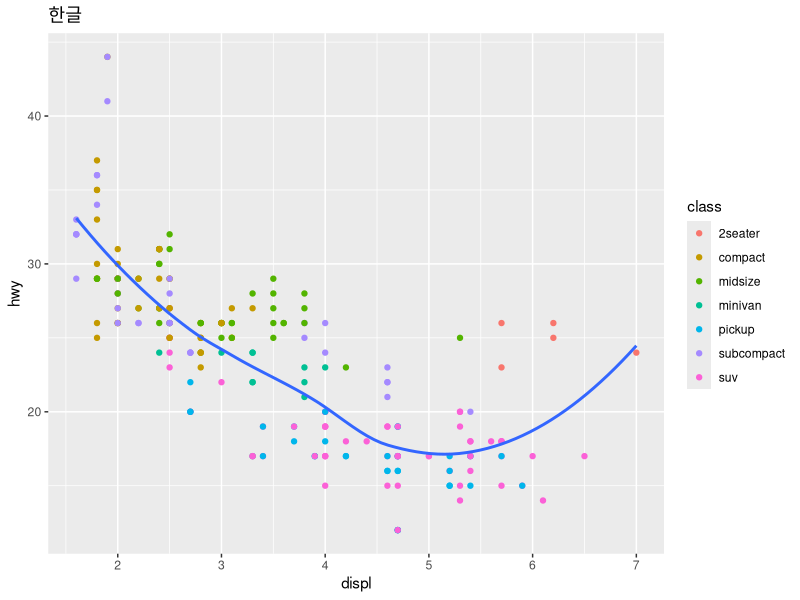
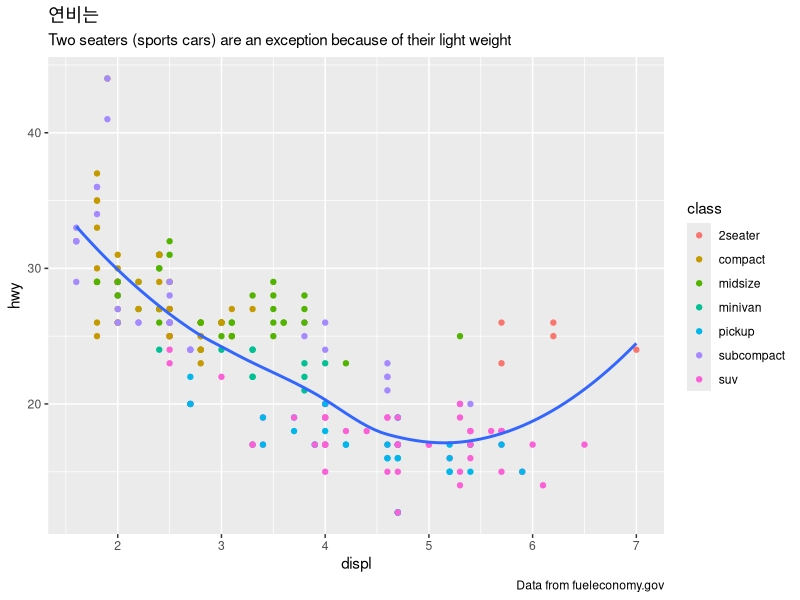
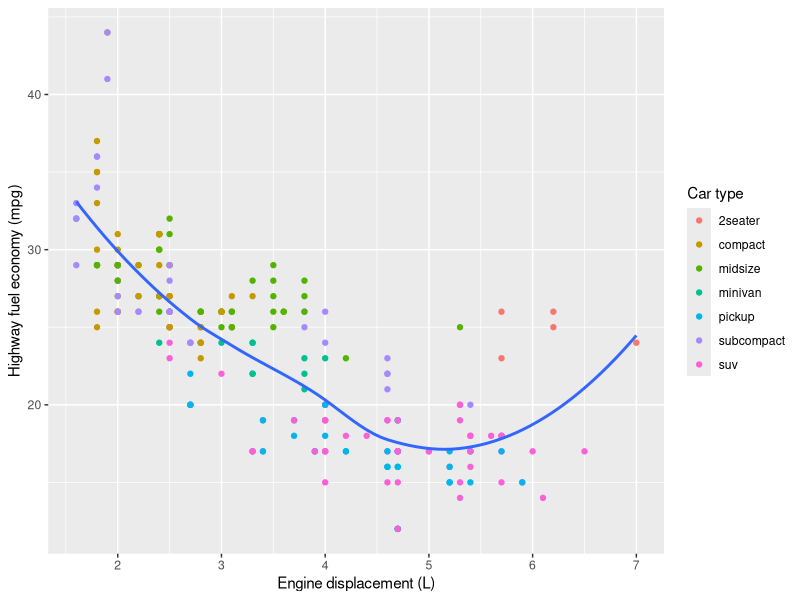
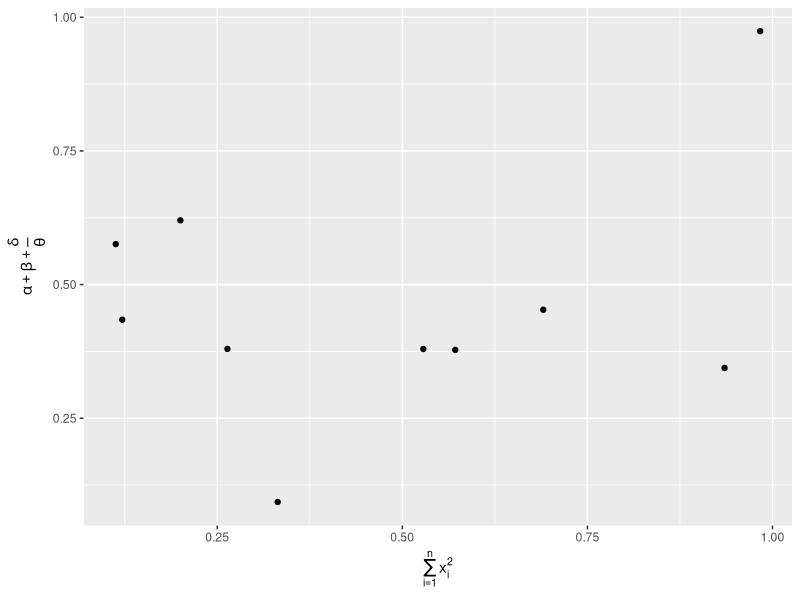
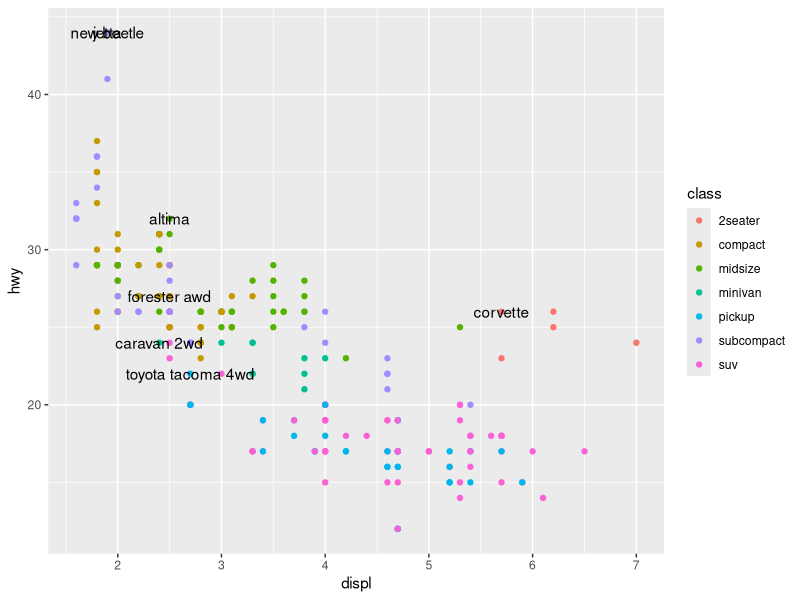
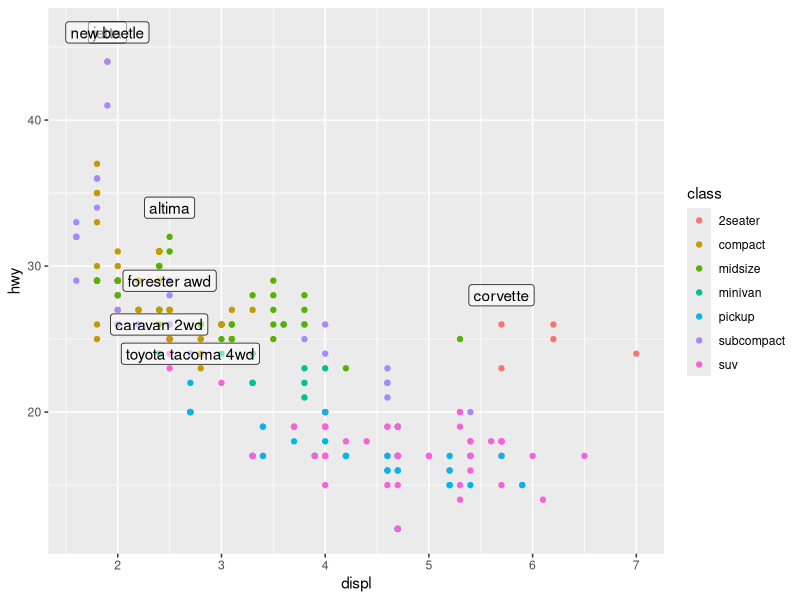
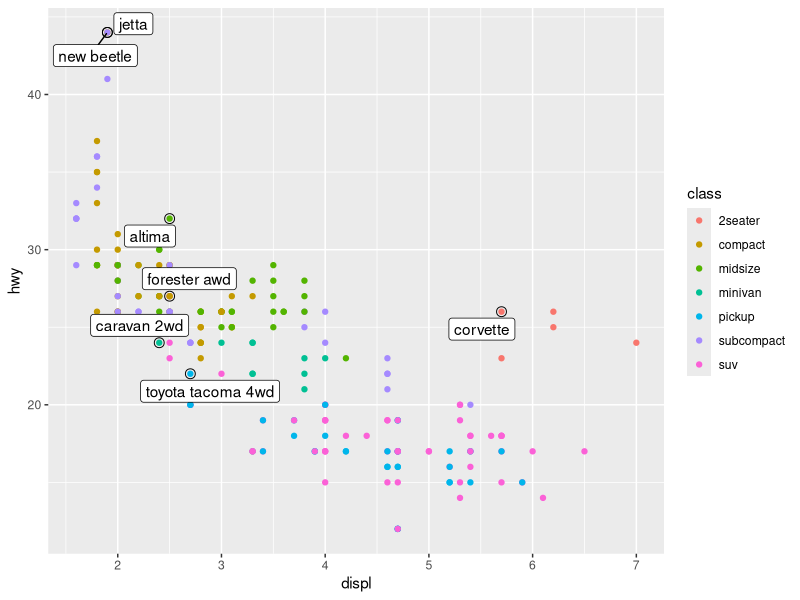
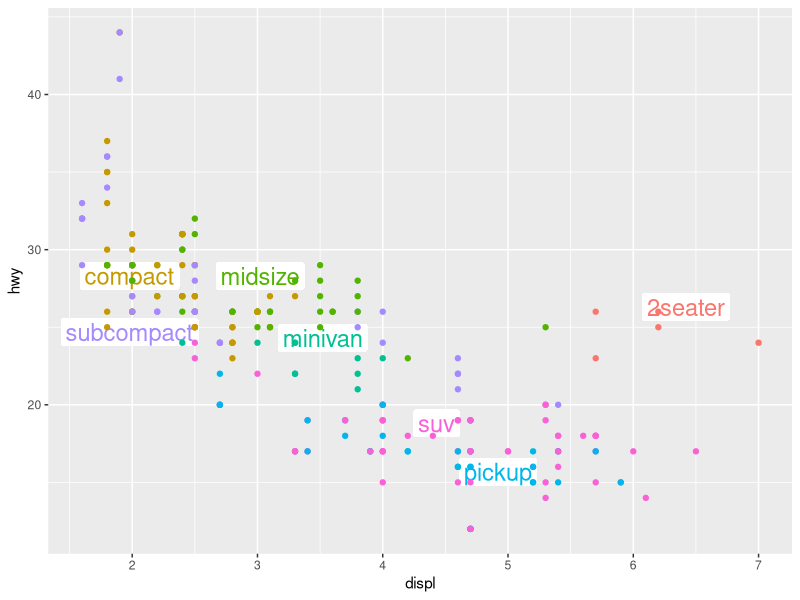

Reproduce these figures in R, in order. (Note: this script raises an error after producing the figures.)
## ---- chunk 1
library(tidyverse)
## ---- chunk 2
ggplot(mpg, aes(displ, hwy)) +
  geom_point(aes(color = class)) +
  geom_smooth(se = FALSE) +
  labs(title = "한글")
## ---- chunk 3
ggplot(mpg, aes(displ, hwy)) +
  geom_point(aes(color = class)) +
  geom_smooth(se = FALSE) +
  labs(
    title = "연비는 ",
    subtitle = "Two seaters (sports cars) are an exception because of their light weight",
    caption = "Data from fueleconomy.gov"
  )
## ---- chunk 4
ggplot(mpg, aes(displ, hwy)) +
  geom_point(aes(colour = class)) +
  geom_smooth(se = FALSE) +
  labs(
    x = "Engine displacement (L)",
    y = "Highway fuel economy (mpg)",
    colour = "Car type"
  )
## ---- chunk 5
df <- tibble(
  x = runif(10),
  y = runif(10)
)
ggplot(df, aes(x, y)) +
  geom_point() +
  labs(
    x = quote(sum(x[i] ^ 2, i == 1, n)),
    y = quote(alpha + beta + frac(delta, theta))
  )
## ---- chunk 6
best_in_class <- mpg %>%
  group_by(class) %>%
  filter(row_number(desc(hwy)) == 1)

ggplot(mpg, aes(displ, hwy)) +
  geom_point(aes(colour = class)) +
  geom_text(aes(label = model), data = best_in_class)
## ---- chunk 7
ggplot(mpg, aes(displ, hwy)) +
  geom_point(aes(colour = class)) +
  geom_label(aes(label = model), data = best_in_class, nudge_y = 2, alpha = 0.5)
## ---- chunk 8
ggplot(mpg, aes(displ, hwy)) +
  geom_point(aes(colour = class)) +
  geom_point(size = 3, shape = 1, data = best_in_class) +
  ggrepel::geom_label_repel(aes(label = model), data = best_in_class)
## ---- chunk 9
class_avg <- mpg %>%
  group_by(class) %>%
  summarise(
    displ = median(displ),
    hwy = median(hwy)
  )

ggplot(mpg, aes(displ, hwy, colour = class)) +
  ggrepel::geom_label_repel(aes(label = class),
    data = class_avg,
    size = 6,
    label.size = 0,
    segment.color = NA
  ) +
  geom_point() +
  theme(legend.position = "none")
## ---- chunk 10
label <- mpg %>%
  summarise(
    displ = max(displ),
    hwy = max(hwy),
    label = "Increasing engine size is \nrelated to decreasing fuel economy."
  )

ggplot(mpg, aes(displ, hwy)) +
  geom_point() +
  geom_text(aes(label = label), data = label, vjust = "top", hjust = "right")
## ---- chunk 11
label <- tibble(
  displ = Inf,
  hwy = Inf,
  label = "Increasing engine size is \nrelated to decreasing fuel economy."
)

ggplot(mpg, aes(displ, hwy)) +
  geom_point() +
  geom_text(aes(label = label), data = label, vjust = "top", hjust = "right")
## ---- chunk 12
"Increasing engine size is related to decreasing fuel economy." %>%
  stringr::str_wrap(width = 40) %>%
  writeLines()
## ---- chunk 13
vjust <- c(bottom = 0, center = 0.5, top = 1)
hjust <- c(left = 0, center = 0.5, right = 1)

df <- tidyr::crossing(hj = names(hjust), vj = names(vjust)) %>%
  mutate(
    y = vjust[vj],
    x = hjust[hj],
    label = paste0("hjust = '", hj, "'\n", "vjust = '", vj, "'")
  )

ggplot(df, aes(x, y)) +
  geom_point(colour = "grey70", size = 5) +
  geom_point(size = 0.5, colour = "red") +
  geom_text(aes(label = label, hjust = hj, vjust = vj), size = 4) +
  labs(x = NULL, y = NULL) 
## ---- chunk 14
ggplot(mpg, aes(displ, hwy)) +
  geom_point(aes(colour = class))
## ---- chunk 15
ggplot(mpg, aes(displ, hwy)) +
  geom_point(aes(colour = class)) +
  scale_x_continuous() +
  scale_y_continuous() +
  scale_colour_discrete()
## ---- chunk 16
ggplot(mpg, aes(displ, hwy)) +
  geom_point() +
  scale_y_continuous(breaks = seq(15, 40, by = 5))
## ---- chunk 17
ggplot(mpg, aes(displ, hwy)) +
  geom_point() +
  scale_x_continuous(labels = NULL) +
  scale_y_continuous(labels = NULL)
## ---- chunk 18
presidential %>%
  mutate(id = 33 + row_number()) %>%
  ggplot(aes(start, id)) +
    geom_point() +
    geom_segment(aes(xend = end, yend = id)) +
    scale_x_date(NULL, breaks = presidential$start, date_labels = "'%y")
## ---- chunk 19
base <- ggplot(mpg, aes(displ, hwy)) +
  geom_point(aes(colour = class))

base + theme(legend.position = "left")
base + theme(legend.position = "top")
base + theme(legend.position = "bottom")
base + theme(legend.position = "right") # the default
## ---- chunk 20
ggplot(mpg, aes(displ, hwy)) +
  geom_point(aes(colour = class)) +
  geom_smooth(se = FALSE) +
  theme(legend.position = "bottom") +
  guides(colour = guide_legend(nrow = 1, override.aes = list(size = 4)))
## ---- chunk 21
ggplot(diamonds, aes(carat, price)) +
  geom_bin2d()

ggplot(diamonds, aes(log10(carat), log10(price))) +
  geom_bin2d()
## ---- chunk 22
ggplot(diamonds, aes(carat, price)) +
  geom_bin2d() + 
  scale_x_log10() + 
  scale_y_log10()
## ---- chunk 23
ggplot(mpg, aes(displ, hwy)) +
  geom_point(aes(color = drv))

ggplot(mpg, aes(displ, hwy)) +
  geom_point(aes(color = drv)) +
  scale_colour_brewer(palette = "Set1")
## ---- chunk 24
ggplot(mpg, aes(displ, hwy)) +
  geom_point(aes(color = drv, shape = drv)) +
  scale_colour_brewer(palette = "Set1")
## ---- chunk 25
par(mar = c(0, 3, 0, 0))
RColorBrewer::display.brewer.all()
## ---- chunk 26
presidential %>%
  mutate(id = 33 + row_number()) %>%
  ggplot(aes(start, id, colour = party)) +
    geom_point() +
    geom_segment(aes(xend = end, yend = id)) +
    scale_colour_manual(values = c(Republican = "red", Democratic = "blue"))
## ---- chunk 27
df <- tibble(
  x = rnorm(10000),
  y = rnorm(10000)
)
ggplot(df, aes(x, y)) +
  geom_hex() +
  coord_fixed()

ggplot(df, aes(x, y)) +
  geom_hex() +
  viridis::scale_fill_viridis() +
  coord_fixed()
## ---- chunk 28
    ggplot(df, aes(x, y)) +
      geom_hex() +
      scale_colour_gradient(low = "white", high = "red") +
      coord_fixed()
## ---- chunk 29
    ggplot(diamonds, aes(carat, price)) +
      geom_point(aes(colour = cut), alpha = 1/20)
## ---- chunk 30
ggplot(mpg, mapping = aes(displ, hwy)) +
  geom_point(aes(color = class)) +
  geom_smooth() +
  coord_cartesian(xlim = c(5, 7), ylim = c(10, 30))

mpg %>%
  filter(displ >= 5, displ <= 7, hwy >= 10, hwy <= 30) %>%
  ggplot(aes(displ, hwy)) +
  geom_point(aes(color = class)) +
  geom_smooth()
## ---- chunk 31
suv <- mpg %>% filter(class == "suv")
compact <- mpg %>% filter(class == "compact")

ggplot(suv, aes(displ, hwy, colour = drv)) +
  geom_point()

ggplot(compact, aes(displ, hwy, colour = drv)) +
  geom_point()
## ---- chunk 32
x_scale <- scale_x_continuous(limits = range(mpg$displ))
y_scale <- scale_y_continuous(limits = range(mpg$hwy))
col_scale <- scale_colour_discrete(limits = unique(mpg$drv))

ggplot(suv, aes(displ, hwy, colour = drv)) +
  geom_point() +
  x_scale +
  y_scale +
  col_scale

ggplot(compact, aes(displ, hwy, colour = drv)) +
  geom_point() +
  x_scale +
  y_scale +
  col_scale
## ---- chunk 33
ggplot(mpg, aes(displ, hwy)) +
  geom_point(aes(color = class)) +
  geom_smooth(se = FALSE) +
  theme_bw()
## ---- chunk 34
knitr::include_graphics("images/visualization-themes.png")
## ---- chunk 35
ggplot(mpg, aes(displ, hwy)) + geom_point()
ggsave("my-plot.pdf")
## ---- chunk 36
file.remove("my-plot.pdf")
## ---- chunk 37
plot <- ggplot(mpg, aes(displ, hwy)) + geom_point()
## ---- chunk 38
plot
## ---- chunk 39
plot
## ---- chunk 40
plot
